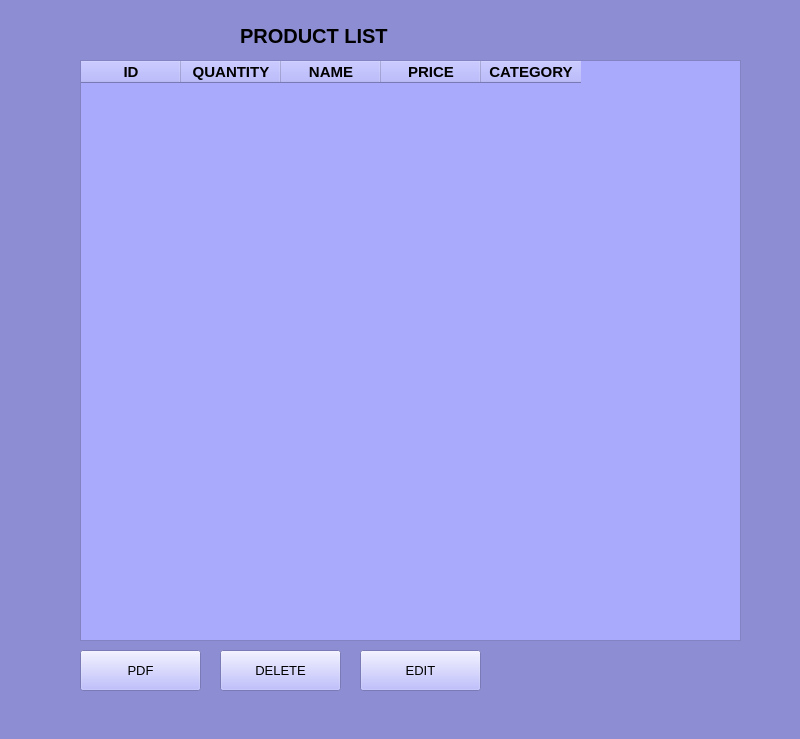
<?xml version="1.0" encoding="UTF-8"?>
<ui version="4.0">
 <class>MainWindow</class>
 <widget class="QMainWindow" name="MainWindow">
  <property name="geometry">
   <rect>
    <x>0</x>
    <y>0</y>
    <width>800</width>
    <height>739</height>
   </rect>
  </property>
  <property name="minimumSize">
   <size>
    <width>800</width>
    <height>739</height>
   </size>
  </property>
  <property name="maximumSize">
   <size>
    <width>800</width>
    <height>739</height>
   </size>
  </property>
  <property name="windowTitle">
   <string>MainWindow</string>
  </property>
  <property name="styleSheet">
   <string notr="true">background-color: rgb(141, 141, 211);</string>
  </property>
  <widget class="QWidget" name="centralwidget">
   <widget class="QLabel" name="label">
    <property name="geometry">
     <rect>
      <x>240</x>
      <y>-20</y>
      <width>281</width>
      <height>111</height>
     </rect>
    </property>
    <property name="font">
     <font>
      <pointsize>15</pointsize>
      <weight>75</weight>
      <bold>true</bold>
     </font>
    </property>
    <property name="text">
     <string>PRODUCT LIST</string>
    </property>
   </widget>
   <widget class="QTableWidget" name="tableWidget">
    <property name="geometry">
     <rect>
      <x>80</x>
      <y>60</y>
      <width>661</width>
      <height>581</height>
     </rect>
    </property>
    <property name="font">
     <font>
      <pointsize>9</pointsize>
     </font>
    </property>
    <property name="styleSheet">
     <string notr="true">background-color: rgb(226, 113, 0);
background-color: rgb(171, 171, 255);
background-color: rgb(170, 170, 253);</string>
    </property>
    <property name="showGrid">
     <bool>true</bool>
    </property>
    <column>
     <property name="text">
      <string>ID</string>
     </property>
     <property name="font">
      <font>
       <pointsize>11</pointsize>
       <weight>75</weight>
       <bold>true</bold>
      </font>
     </property>
    </column>
    <column>
     <property name="text">
      <string>QUANTITY</string>
     </property>
     <property name="font">
      <font>
       <pointsize>11</pointsize>
       <weight>75</weight>
       <bold>true</bold>
      </font>
     </property>
    </column>
    <column>
     <property name="text">
      <string>NAME</string>
     </property>
     <property name="font">
      <font>
       <pointsize>11</pointsize>
       <weight>75</weight>
       <bold>true</bold>
      </font>
     </property>
    </column>
    <column>
     <property name="text">
      <string>PRICE</string>
     </property>
     <property name="font">
      <font>
       <pointsize>11</pointsize>
       <weight>75</weight>
       <bold>true</bold>
      </font>
     </property>
    </column>
    <column>
     <property name="text">
      <string>CATEGORY</string>
     </property>
     <property name="font">
      <font>
       <pointsize>11</pointsize>
       <weight>75</weight>
       <bold>true</bold>
      </font>
     </property>
    </column>
   </widget>
   <widget class="QPushButton" name="pushButton">
    <property name="geometry">
     <rect>
      <x>80</x>
      <y>650</y>
      <width>121</width>
      <height>41</height>
     </rect>
    </property>
    <property name="font">
     <font>
      <pointsize>10</pointsize>
     </font>
    </property>
    <property name="styleSheet">
     <string notr="true">background-color: rgb(171, 171, 255);</string>
    </property>
    <property name="text">
     <string>PDF</string>
    </property>
   </widget>
   <widget class="QPushButton" name="pushButton_2">
    <property name="geometry">
     <rect>
      <x>220</x>
      <y>650</y>
      <width>121</width>
      <height>41</height>
     </rect>
    </property>
    <property name="font">
     <font>
      <pointsize>10</pointsize>
     </font>
    </property>
    <property name="styleSheet">
     <string notr="true">background-color: rgb(171, 171, 255);</string>
    </property>
    <property name="text">
     <string>DELETE</string>
    </property>
   </widget>
   <widget class="QPushButton" name="pushButton_3">
    <property name="geometry">
     <rect>
      <x>360</x>
      <y>650</y>
      <width>121</width>
      <height>41</height>
     </rect>
    </property>
    <property name="font">
     <font>
      <pointsize>10</pointsize>
     </font>
    </property>
    <property name="styleSheet">
     <string notr="true">background-color: rgb(171, 171, 255);</string>
    </property>
    <property name="text">
     <string>EDIT</string>
    </property>
   </widget>
  </widget>
  <widget class="QMenuBar" name="menubar">
   <property name="geometry">
    <rect>
     <x>0</x>
     <y>0</y>
     <width>800</width>
     <height>26</height>
    </rect>
   </property>
  </widget>
  <widget class="QStatusBar" name="statusbar"/>
 </widget>
 <resources/>
 <connections/>
</ui>
